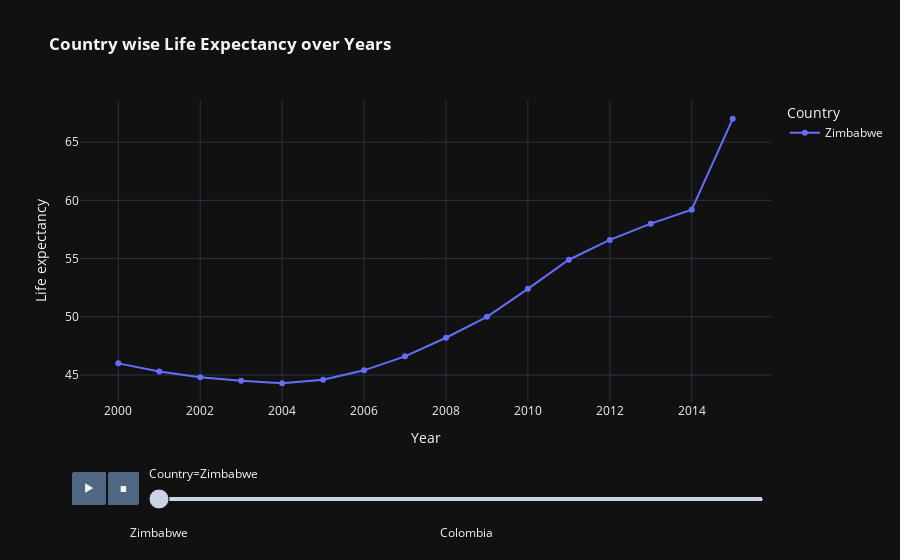

Write notebook code for a chart like this one.
### Code cell
# yıllara göre life expectancy değeri nasıl değişmiş. ülkelere göre .

fig=px.line(df.sort_values(by='Year'),x='Year',y='Life expectancy ',animation_frame='Country',animation_group='Year',color='Country',markers=True,template='plotly_dark',title='<b> Country wise Life Expectancy over Years')
fig.show()
